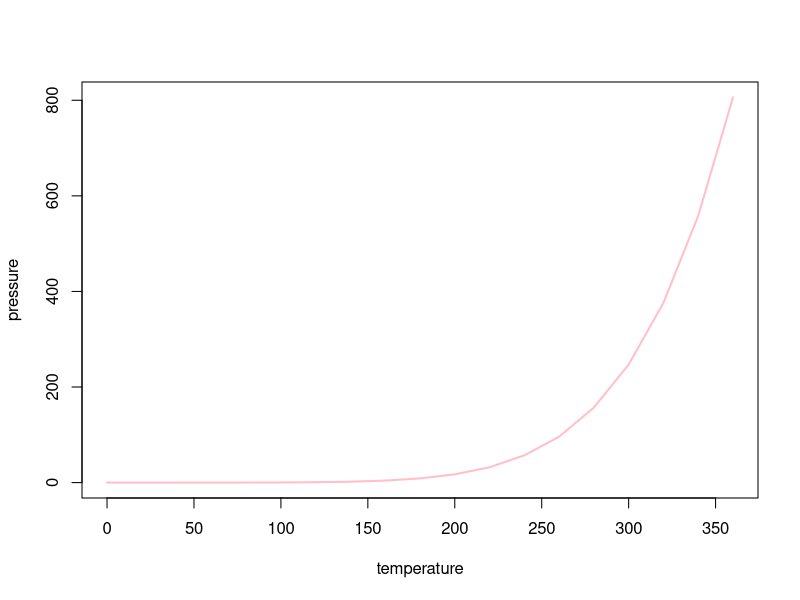

Reproduce this figure in R.
## ---- chunk 1
knitr::opts_chunk$set(echo = TRUE)
## ---- chunk 2
summary(cars)
## ---- chunk 3
plot(pressure, col="pink", type = "l", lwd = 2)
